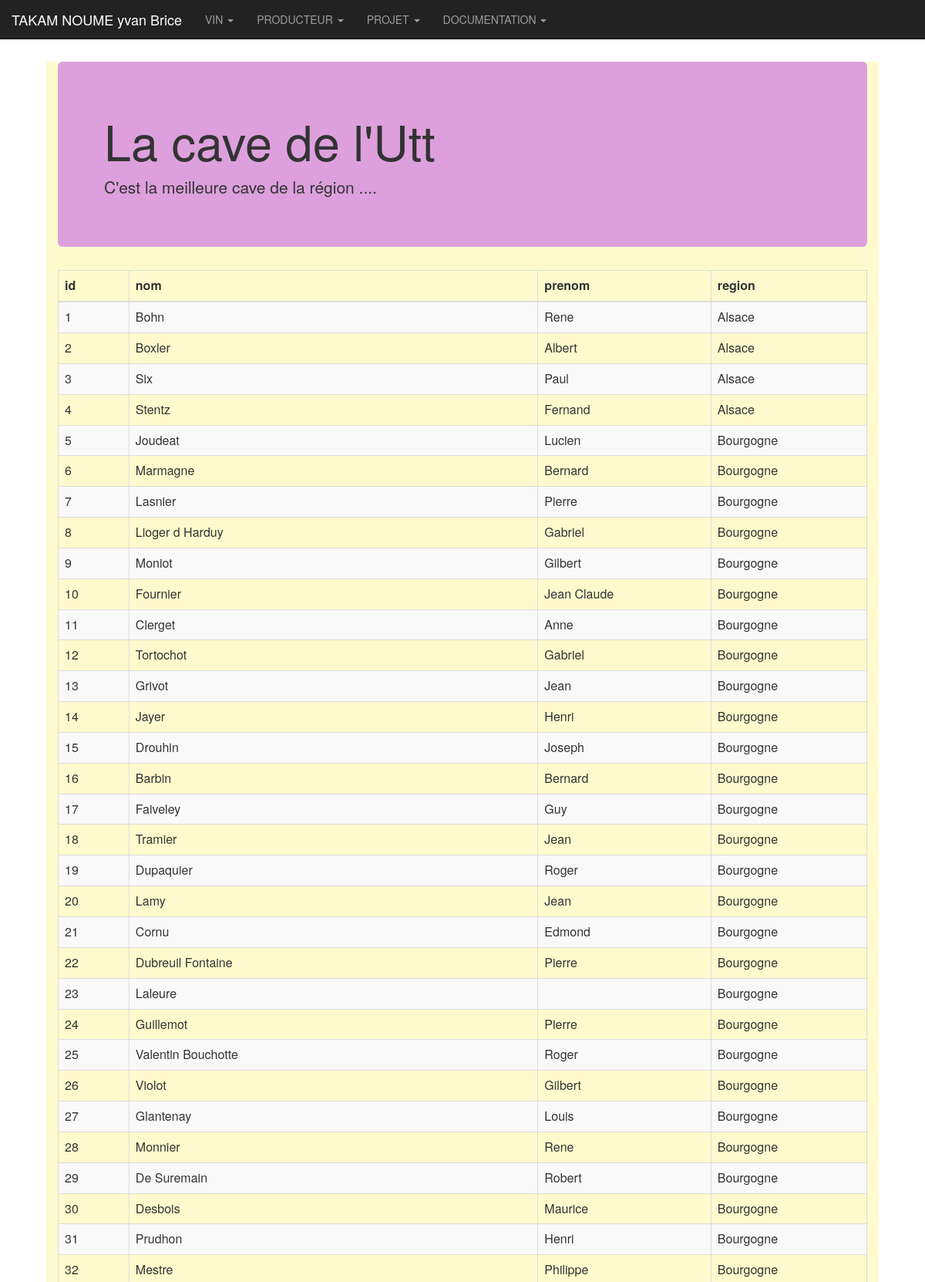
The page /app/router/router2.php?action=producteurReadAll (upper part) on the database its author committed.
### tables this page shows
CREATE TABLE producteur (
  id INTEGER UNSIGNED NOT NULL,
  nom VARCHAR(45) NOT NULL,
  prenom VARCHAR(45) NOT NULL,
  region VARCHAR(45) NOT NULL,
  PRIMARY KEY(id)
);

### app/controller/ControllerProducteur.php (called while the page is built, shortened)
<?php
require_once '../model/ModelProducteur.php';
class ControllerProducteur {
 public static function producteurReadAll() {
  $results = ModelProducteur::getAll();
  include 'config.php';
  $vue = $root . '/app/view/producteur/viewAll.php';
  require ($vue);
 }
}
?>

### app/model/ModelProducteur.php (called while the page is built, shortened)
<?php
class ModelProducteur {
 private $id, $nom, $prenom, $region;
 function getId() {
  return $this->id;
 }
 function getNom() {
  return $this->nom;
 }
 function getPrenom() {
  return $this->prenom;
 }
 function getRegion() {
  return $this->region;
 }
 public static function getAll() {
  try {
   $database = Model::getInstance();
   $query = "select * from producteur";
   $statement = $database->prepare($query);
   $statement->execute();
   $results = $statement->fetchAll(PDO::FETCH_CLASS, "ModelProducteur");
   return $results;
  } catch (PDOException $e) {
   printf("%s - %s<p/>\n", $e->getCode(), $e->getMessage());
   return NULL;
  }
 }
}
?>

### app/view/producteur/viewAll.php (the view, shortened to what this page needs)
<body>
  <div class="container">
    <table class = "table table-striped table-bordered">
      <thead>
        <tr>
          <th scope = "col">id</th>
          <th scope = "col">nom</th>
          <th scope = "col">prenom</th>
          <th scope = "col">region</th>
        </tr>
      </thead>
      <tbody>
          <?php
          foreach ($results as $element) {
           printf("<tr><td>%d</td><td>%s</td><td>%s</td><td>%s</td></tr>", $element->getId(), $element->getNom(), $element->getPrenom(), $element->getRegion());
          }
          ?>
      </tbody>
    </table>
  </div>

### public/css/perso_css.css (style rules this page uses)
body { background-color: white; }
.container { margin-top: 80px; background-color: lemonchiffon; width: 90%; }
.jumbotron { background-color:plum; }

### rows shown on the page
producteur: id "1", nom "Bohn", prenom "Rene", region "Alsace"
producteur: id "2", nom "Boxler", prenom "Albert", region "Alsace"
producteur: id "3", nom "Six", prenom "Paul", region "Alsace"
producteur: id "4", nom "Stentz", prenom "Fernand", region "Alsace"
producteur: id "5", nom "Joudeat", prenom "Lucien", region "Bourgogne"
producteur: id "6", nom "Marmagne", prenom "Bernard", region "Bourgogne"
producteur: id "7", nom "Lasnier", prenom "Pierre", region "Bourgogne"
producteur: id "8", nom "Lioger d Harduy", prenom "Gabriel", region "Bourgogne"
producteur: id "9", nom "Moniot", prenom "Gilbert", region "Bourgogne"
producteur: id "10", nom "Fournier", prenom "Jean Claude", region "Bourgogne"
producteur: id "11", nom "Clerget", prenom "Anne", region "Bourgogne"
producteur: id "12", nom "Tortochot", prenom "Gabriel", region "Bourgogne"
producteur: id "13", nom "Grivot", prenom "Jean", region "Bourgogne"
producteur: id "14", nom "Jayer", prenom "Henri", region "Bourgogne"
producteur: id "15", nom "Drouhin", prenom "Joseph", region "Bourgogne"
producteur: id "16", nom "Barbin", prenom "Bernard", region "Bourgogne"
producteur: id "17", nom "Faiveley", prenom "Guy", region "Bourgogne"
producteur: id "18", nom "Tramier", prenom "Jean", region "Bourgogne"
producteur: id "19", nom "Dupaquier", prenom "Roger", region "Bourgogne"
producteur: id "20", nom "Lamy", prenom "Jean", region "Bourgogne"
producteur: id "21", nom "Cornu", prenom "Edmond", region "Bourgogne"
producteur: id "22", nom "Dubreuil Fontaine", prenom "Pierre", region "Bourgogne"
producteur: id "23", nom "Laleure", region "Bourgogne"
producteur: id "24", nom "Guillemot", prenom "Pierre", region "Bourgogne"
producteur: id "25", nom "Valentin Bouchotte", prenom "Roger", region "Bourgogne"
producteur: id "26", nom "Violot", prenom "Gilbert", region "Bourgogne"
producteur: id "27", nom "Glantenay", prenom "Louis", region "Bourgogne"
producteur: id "28", nom "Monnier", prenom "Rene", region "Bourgogne"
producteur: id "29", nom "De Suremain", prenom "Robert", region "Bourgogne"
producteur: id "30", nom "Desbois", prenom "Maurice", region "Bourgogne"
producteur: id "31", nom "Prudhon", prenom "Henri", region "Bourgogne"
producteur: id "32", nom "Mestre", prenom "Philippe", region "Bourgogne"
